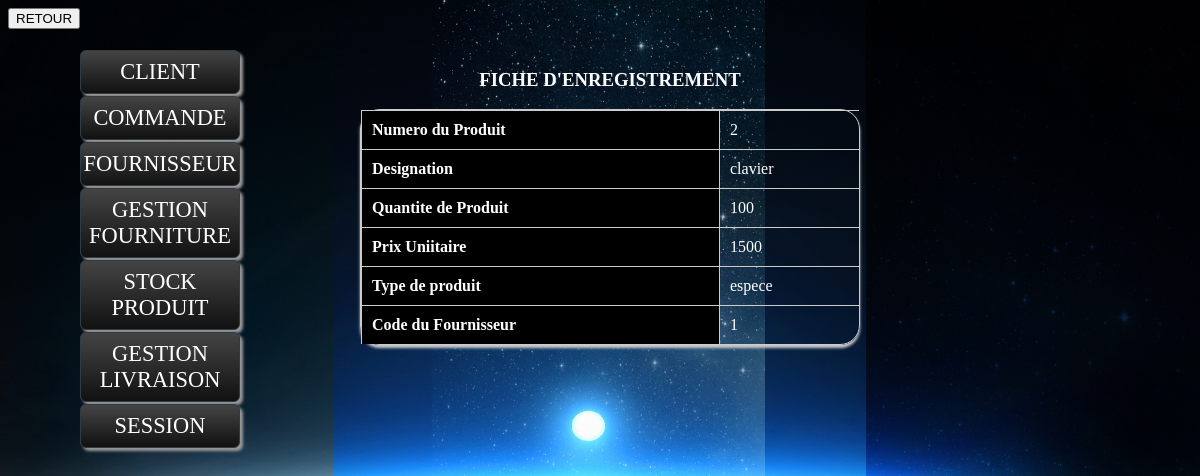
Screenshot of /ficheproduit.php?numproduit=2 (signed in) with the database file from the repository.
### tables this page shows
CREATE TABLE IF NOT EXISTS `produit` (
  `numproduit` int(11) NOT NULL AUTO_INCREMENT,
  `designation` varchar(40) NOT NULL,
  `quantiteproduit` int(11) NOT NULL,
  `qteprodfournitur` int(11) NOT NULL,
  `quantitecom` int(11) NOT NULL,
  `prixUnitaire` int(11) NOT NULL,
  `type` varchar(40) NOT NULL,
  `codefournis` int(11) NOT NULL,
  PRIMARY KEY (`numproduit`)
);

### ficheproduit.php (the view, shortened to what this page needs)
<?php
include("connectionM.php");
if(isset($_SESSION['codecli']))
{
if(isset($_GET['numproduit'])){
$req="SELECT numproduit,designation,quantiteproduit,prixUnitaire,type,codefournis FROM produit WHERE numproduit='".$_GET['numproduit']."'";
$resultat=mysql_query($req);
$recup=mysql_fetch_array($resultat);
}
?>
<!DOCTYPE html PUBLIC "-//W3C//DTD XHTML 1.0 Transitional//EN" "http://www.w3.org/TR/xhtml1/DTD/xhtml1-transitional.dtd">
<html xmlns="http://www.w3.org/1999/xhtml">
<head>
<link rel="stylesheet" href="design.css"  />
<link rel="stylesheet" type="text/css" href="decor.css">
</head>
<body>
<?php include("enteteE.php") ?>
<?php include("navigationE.php") ?>
<table class="bordered">
<caption><h3> FICHE D'ENREGISTREMENT </h3></caption>
<tr>
  <th>Numero du Produit</th>
  <td> <?php echo $recup['numproduit'];?> </td>
</tr>
<tr>
  <th>Designation</th>
  <td> <?php echo $recup['designation'];?> </td>
</tr>
<tr>
  <th>Quantite de Produit</th>
  <td> <?php echo $recup['quantiteproduit'];?> </td>
</tr>
<tr>
  <th>Prix Uniitaire</th>
  <td> <?php echo $recup['prixUnitaire'];?> </td>
</tr>
<tr>
  <th>Type de produit</th>
  <td> <?php echo $recup['type'];?> </td>
</tr>
<tr>
  <th>Code du Fournisseur</th>
  <td> <?php echo $recup['codefournis'];?> </td>
</tr>
</table>
<input type="button" value="RETOUR" onclick="self.history.back();"/>
</body>
</html>
<?php
}
else{
  header("Location:index.php");
}
?>

### design.css (style rules this page uses)
body { background-color:#0000CC; }

### decor.css (style rules this page uses)
body { background-image:url(fnd.jpg); background-size:100%; }
table { position:absolute; border-spacing:0; width:500px; top:50px; left:360px; text-align:center; font-size:16px; font-family:"Times New Roman", Times, serif; color:#FFFFFF; }
.bordered { border:solid #ccc 1px; -moz-border-radius:20px; -webkit-border-radius:20px; border-radius:20px; -webkit-box-shadow:0 3px 3px #ccc; -moz-box-shadow:0 3px 3px #ccc; box-shadow:0 3px 3px #ccc; }
.bordered td, .bordered th { border-left:1px solid #ccc; border-top:1px solid #ccc; padding: 10px; text-align:left; }
.bordered th { background-color:#000000; background-image:-webkit-gradient(linear, left top,left bottom,from(#ebf3fc),to(#dce9f9); background-image:-webkit-linear-gradient(top,#ebf3fc,#dce9f9); background-image:-moz-linear-gradient(top,#ebf3fc,#dce9f9); background-image:-ms-linear-gradient(top,#ebf3fc,#dce9f9); background-image:-o-linear-gradient(top,#ebf3fc,#dce9f9); background-image:linear-gradient(top,#ebf3fc,#dce9f9); -webkit-box-shadow:0 1px 0 rgba(255,255,255,.8)inset; -moz-box-shadow:0 1px 0 rgba(255,255,255,.8)inset; box-shadow:0 1px 0 rgba(255,255,255,.8)inset; border-top:none; text-shadow:0 1px 0 rgba(255,255,255,.5); }
.bordered td:first-child, .bordered th:first-child { border-left:none; }
.bordered th:first-child { -moz-border-radius:20px 0 0 0; -webkit-border-radius:20px 0 0 0; border-radius:20px 0 0 0; }
.bordered tr:last-child td:last-child { -moz-border-radius:0 0 0 20px; -webkit-border-radius:0 0 0 20px; border-radius:0 0 0 20px; }
.bordered tr:last-child td:last-child { -moz-border-radius:0 0 20px 0; -webkit-border-radius:0 0 20px 0; border-radius:0 0 20px 0; }
body:before { content:""; position:fixed; z-index:100; top:-10px; left:-10px; width:110%; height:10px; -webkit-box-shadow:0px 0px 10px rgba(0,0,0,.8); -moz-box-shadow:0px 0px 10px rgba(0,0,0,.8); -na-box-shadow:0px 0px 10px rgba(0,0,0,.8); -o-box-shadow:0px 0px 10px rgba(0,0,0,.8); box-shadow:0px 0px 10px rgba(0,0,0,.8); }

### rows the page displays
produit: numproduit "2", designation "clavier", quantiteproduit "100", prixUnitaire "1500", type "espece", codefournis "1"
